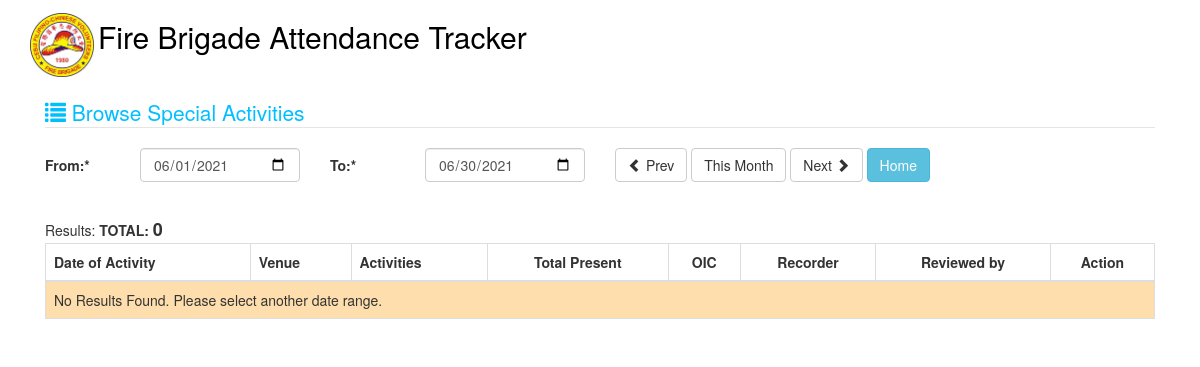
The page /index.php/special/lists on the database as committed earlier.
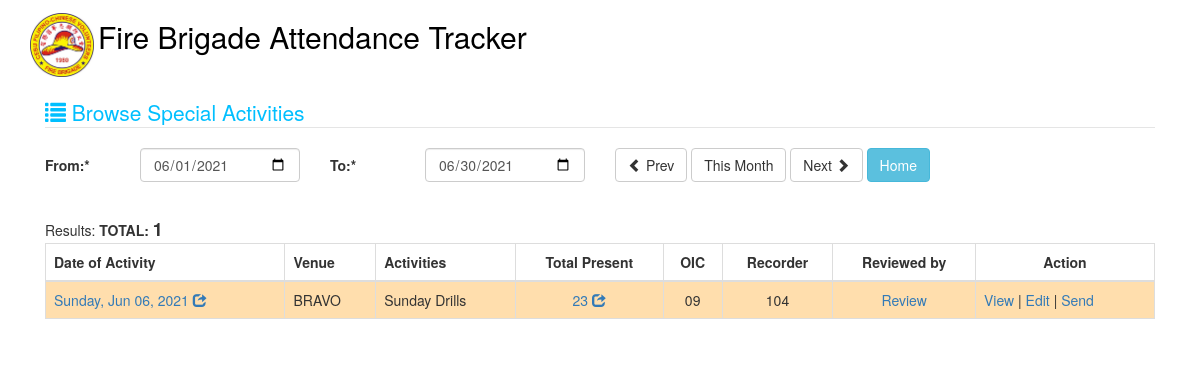
The same page on the database as committed later.
### tables this page shows
CREATE TABLE IF NOT EXISTS `special_activity` (
  `id` bigint(20) NOT NULL AUTO_INCREMENT,
  `date_of_special` date NOT NULL,
  `activity` text NOT NULL,
  `venue` text NOT NULL,
  `oic` varchar(10) NOT NULL,
  `remarks` text NOT NULL,
  `recorder` varchar(10) NOT NULL,
  `approved_by` varchar(10) DEFAULT NULL,
  `sent` tinyint(1) DEFAULT '0',
  `replied` tinyint(1) DEFAULT '0',
  PRIMARY KEY (`id`)
);

### application/controllers/Special.php (called while the page is built, shortened)
<?php
class Special extends CI_Controller {
    function __construct() {
        $this->load->helper('form');
        $this->load->helper('url');
        $this->load->model('special_model');
        $this->load->library('form_validation');
    }
    public function lists()
    {
        $data['selected_title'] = '';
        $data['from_date'] = date('Y-m-01');
        $d = new DateTime( date('Y-m-d') );
        $data['to_date'] = $d->format( 'Y-m-t' );
        $data['special_list'] = [];
        $data['special_count'] = 0;
        if ($_POST) {
            if (isset($_POST['prev'])) {
                $data['from_date'] = date('Y-m-01', strtotime($this->input->post('from_date')." -1 month"));
                $d = new DateTime( date('Y-m-d', strtotime($this->input->post('from_date')." -1 month")) );
                $data['to_date'] = $d->format( 'Y-m-t' );
            }
            else if (isset($_POST['next'])) {
                $data['from_date'] = date('Y-m-01', strtotime($this->input->post('from_date')." +1 month"));
                $d = new DateTime( date('Y-m-d', strtotime($this->input->post('from_date')." +1 month")) );
                $data['to_date'] = $d->format( 'Y-m-t' );
            }
            else {
                $data['from_date'] = $this->input->post('from_date');
                $data['to_date'] = $this->input->post('to_date');
            }
            $this->form_validation->set_rules('from_date', 'from_date', 'required');
            $this->form_validation->set_rules('to_date', 'to_date', 'required');
            if ($this->form_validation->run() != false){
                $data['special_list'] = $this->special_model->get_special_list_range($data['from_date'], $data['to_date']);
                $data['special_count'] = count($data['special_list']);
            }
        }
        else {
            $data['special_list'] = $this->special_model->get_special_list_range($data['from_date'], $data['to_date']);
            $data['special_count'] = count($data['special_list']);
        }
        $this->load->view('special_lists', $data);
    }
}

### index.php (called while the page is built, shortened)
<?php
require_once BASEPATH.'core/CodeIgniter.php';

### application/models/special_model.php (called while the page is built, shortened)
<?php
class Special_model extends CI_Model {
    public function get_special_list_range($from_date, $to_date)
    {
        $query = "SELECT t.*, count(*) AS 'total' FROM `special_activity` t
            LEFT JOIN special_activity_attendance ta ON ta.special_id = t.id
            WHERE `date_of_special` >= '$from_date'
            AND `date_of_special` <= '$to_date'
            GROUP BY ta.special_id
            ORDER BY `date_of_special` DESC";
        $query = $this->db->query($query);
        return $query->result();
    }
}

### application/views/special_lists.php (the view, shortened to what this page needs)
?><!DOCTYPE html>
<html lang="en">
<head>
    <link href="<?= base_url();?>bootstrap/css/bootstrap.css" rel="stylesheet">
</head>
<body>
<div class="container">
    <?php include 'base.inc'; ?>
    <div>&nbsp;</div>
    <div class="col-lg-12">
        <fieldset>
            <legend style="color: deepskyblue;"><span class="glyphicon glyphicon-list"></span> Browse Special Activities</legend>
            <form class="form-horizontal" role="form" id="special_review_form" action='<?= base_url();?>index.php/special/lists' method="post">
                <div class="form-group">
                   <div class="col-lg-1">
                       <label for="title" class="control-label">From:*</label>
                   </div>
                   <div class="col-lg-2">
                       <input type="date" onchange="loadFireLocation();" class="form-control" name="from_date" id="from_date" value="<?=$from_date;?>" autofocus>
                   </div>
                    <div class="col-lg-1">
                        <label for="title" class="control-label">To:*</label>
                    </div>
                    <div class="col-lg-2">
                        <input type="date" onchange="loadFireLocation();" class="form-control" name="to_date" id="to_date" value="<?=$to_date;?>" autofocus>
                    </div>
                   <div class="col-lg-4">
                        <div class="bs-example" data-example-id="single-button-dropdown">
                           <div class="btn-group">
                               <button type="submit" class="btn btn-default" name="prev" value=""><span class="glyphicon glyphicon-chevron-left"></span> Prev</button>
                           </div>
                           <div class="btn-group">
                               <a href="<?= base_url();?>index.php/special/lists" class="btn btn-default" >This Month</a>
                           </div>
                           <div class="btn-group">
                               <button type="submit" class="btn btn-default" name="next" value="">Next <span class="glyphicon glyphicon-chevron-right"></span></button>
                           </div>
                            <div class="btn-group">
                                <a href="<?= base_url();?>index.php/main" class="btn btn-info" >Home</a>
                            </div>
                        </div>
                    </div>
                </div>
            </form>
            <br>
            Results: <span style="font-weight: bold;">TOTAL: <span style="font-size: 18px;"><?=$special_count;?></span></span>
            <div >
                <table class="table table-striped table-bordered table-hover" id="dataTables-example">
                    <thead>
                        <tr>
                            <th>Date of Activity</th>
                            <th>Venue</th>
                            <th>Activities</th>
                            <th style="text-align: center;">Total Present</th>
                            <th style="text-align: center;">OIC</th>
                            <th style="text-align: center;">Recorder</th>
                            <th style="text-align: center;">Reviewed by</th>
                            <th style="text-align: center;">Action</th>
                        </tr>
                    </thead>
                    <tbody>
                        <?php if (count($special_list) > 0) {?>
                            <?php foreach ($special_list as $key => $value) {?>
                            <tr>
                                <td title="show details"><a href="special_details/<?=$value->id;?>" data-toggle="modal" data-target="#myLargeModalLabel"><?php echo date('l, M d, Y',strtotime($value->date_of_special)); ?> <span class="glyphicon glyphicon-share"></span></a></td>
                                <td><?php echo $value->venue; ?></td>
                                <td><?php echo $value->activity; ?></td>
                                <td style="text-align: center" title="show details"><a href="special_details/<?=$value->id;?>" data-toggle="modal" data-target="#myLargeModalLabel"><?php echo $value->total; ?> <span class="glyphicon glyphicon-share"></span></a></td>
                                <td style="text-align: center"><?php echo $value->oic; ?></td>
                                <td style="text-align: center"><?php echo $value->recorder; ?></td>
                                <td style="text-align: center">
                                    <?php if($value->approved_by == null){ ?>
                                        <a href="special_details/<?=$value->id;?>" data-toggle="modal" data-target="#myLargeModalLabel">Review</a>
                                    <?php } else { ?>
                                    <?php echo $value->approved_by; ?>
                                    <?php } ?>
                                </td>
                                <td title="show actions">
                                    <a href="special_details/<?=$value->id;?>" data-toggle="modal" data-target="#myLargeModalLabel">View</a> |
                                    <a href="special_edit/<?=$value->id;?>" data-toggle="modal" data-target="#editspecialDetails">Edit</a> |
                                    <?php if($value->approved_by == null){ ?>
                                    <a href="#" onclick="return sendSpecial(<?=$value->id;?>);">Send</a>
                                    <?php } ?>
                                </td>
                            </tr>
                            <?php } ?>
                        <?php } else {?>
                            <tr>
                                <td colspan="8">No Results Found. Please select another date range.</td>
                            </tr>
                        <?php }?>
                    </tbody>
                </table>
            </div>
        </fieldset>
    </div>
</div>
</body>
</html>

### application/views/base.inc
<div>
    <a href="<?= base_url();?>" style="color:black;cursor: pointer;">
    <img src="<?= base_url();?>image/logo.png" width="64px" style="display: inline-block;">
    <h2 style="display: inline-block;"> Fire Brigade Attendance Tracker</h2>
    </a>
</div>

Rows that differ between the two databases and show on the page:
added special_activity: date_of_special "Sunday, Jun 06, 2021", venue "BRAVO", activity "Sunday Drills", total "23", oic "09", recorder "104"
Other text that changed with them:
$special_count: "0" → "1"
text no longer shown: "No Results Found. Please select another date range."
